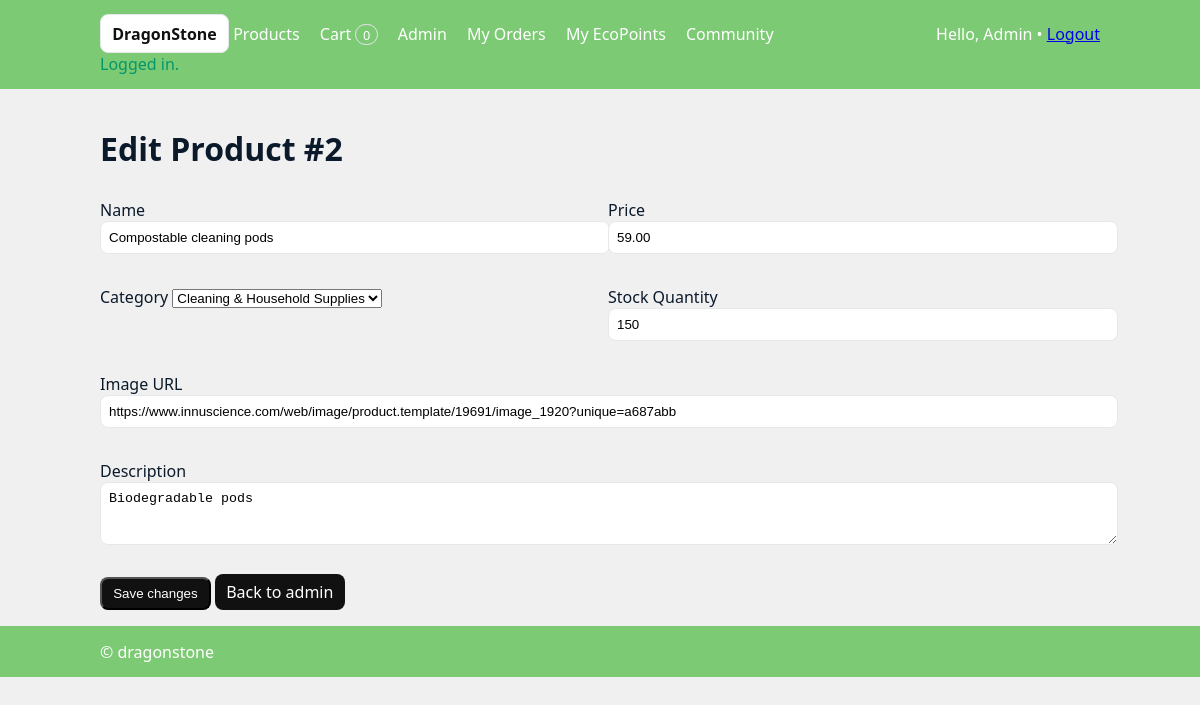
/admin-product-edit.php?id=2 (signed in), run on the app's committed database.
### tables this page shows
CREATE TABLE `products` (
  `id` int(11) NOT NULL,
  `category_id` int(11) DEFAULT NULL,
  `name` varchar(160) NOT NULL,
  `sku` varchar(64) DEFAULT NULL,
  `price` decimal(10,2) NOT NULL,
  `stock_qty` int(11) NOT NULL DEFAULT 0,
  `description` text DEFAULT NULL,
  `img` varchar(255) DEFAULT NULL,
  `status` enum('active','inactive') NOT NULL DEFAULT 'active',
  `created_at` timestamp NOT NULL DEFAULT current_timestamp(),
  `carbon_per_unit` decimal(10,2) DEFAULT NULL COMMENT 'Estimated g CO2e per unit'
);

CREATE TABLE `categories` (
  `id` int(11) NOT NULL,
  `name` varchar(120) NOT NULL,
  `slug` varchar(140) DEFAULT NULL,
  `parent_id` int(11) DEFAULT NULL,
  `created_at` timestamp NOT NULL DEFAULT current_timestamp()
);

### config.php (called while the page is built, shortened)
<?php
$BASE_PATH = '/DragonStone';
$USE_DB    = true;
function base_path($path=''){ global $BASE_PATH;
  return rtrim($BASE_PATH,'/').($path ? '/'.ltrim($path,'/') : '');
}
function url($path=''){ return base_path($path); }
require __DIR__.'/db.php';
require __DIR__.'/functions.php';

### functions.php (called while the page is built, shortened)
<?php
function e($s)
{
  return htmlspecialchars((string)$s, ENT_QUOTES, 'UTF-8');
}
function categories_all() {
  global $USE_DB, $mysqli;
  if ($USE_DB && $mysqli) {
    $res = mysqli_query($mysqli, "SELECT id, name, slug FROM categories ORDER BY name");
    if ($res) {
      $rows = [];
      while ($r = mysqli_fetch_assoc($res)) $rows[] = $r;
      if ($rows) return $rows;
    }
  }
  return [
    ['id'=>1,'name'=>'Cleaning & Household Supplies','slug'=>'cleaning-household'],
    ['id'=>2,'name'=>'Kitchen & Dining','slug'=>'kitchen-dining'],
    ['id'=>3,'name'=>'Home Décor & Living','slug'=>'home-decor-living'],
    ['id'=>4,'name'=>'Bathroom & Personal Care','slug'=>'bathroom-personal-care'],
    ['id'=>5,'name'=>'Lifestyle & Wellness','slug'=>'lifestyle-wellness'],
    ['id'=>6,'name'=>'Kids & Pets','slug'=>'kids-pets'],
    ['id'=>7,'name'=>'Outdoor & Garden','slug'=>'outdoor-garden'],
  ];
}
function product_get(int $id): ?array
{
    global $USE_DB, $mysqli;
    if ($USE_DB && $mysqli) {
        $sql = "SELECT id, category_id, name, price, img, description, stock_qty
                FROM products
                WHERE id = ?";
        $stmt = mysqli_prepare($mysqli, $sql);
        mysqli_stmt_bind_param($stmt, 'i', $id);
        mysqli_stmt_execute($stmt);
        $res = mysqli_stmt_get_result($stmt);
        $row = mysqli_fetch_assoc($res) ?: null;
        return $row ?: null;
    }
    return null;
}

### admin-product-edit.php (the view, shortened to what this page needs)
<?php
require __DIR__ . '/header.php';
$id = isset($_GET['id']) ? (int)$_GET['id'] : 0;
$errors = [];
$saved  = false;
if ($_SERVER['REQUEST_METHOD'] === 'POST') {
  $name        = trim($_POST['name'] ?? '');
  $price       = (float)($_POST['price'] ?? 0);
  $stock_qty   = (int)($_POST['stock_qty'] ?? 0);
  $category_id = (int)($_POST['category_id'] ?? 0);
  $img         = trim($_POST['img'] ?? '');
  $desc        = trim($_POST['desc'] ?? '');
  if ($name === '' || $price <= 0) {
    $errors[] = 'Name and positive price required.';
  }
  if (!$errors) {
    if (product_update($id, $name, $price, $img, $desc, $stock_qty, $category_id)) {
      $saved = true;
      $product = product_get($id);
    } else {
      $errors[] = 'Could not update product (DB error).';
    }
  }
  if (!$saved) {
    $product = [
      'id'          => $id,
      'name'        => $name,
      'price'       => $price,
      'img'         => $img,
      'description' => $desc,
      'stock_qty'   => $stock_qty,
      'category_id' => $category_id,
    ];
  }
} else {
  $product = product_get($id);
}
$cats = categories_all();
?>
<h1>Edit Product #<?= (int)$product['id'] ?></h1>
<form method="post" class="grid" style="grid-template-columns:1fr 1fr">
  <div class="field">
    <label>Name</label>
    <input name="name" value="<?= e($product['name']) ?>" required>
  </div>
  <div class="field">
    <label>Price</label>
    <input name="price" type="number" step="0.01"
           value="<?= e($product['price']) ?>" required>
  </div>
  <div class="field">
    <label>Category</label>
    <select name="category_id" required>
      <?php foreach ($cats as $c): ?>
        <option value="<?= (int)$c['id'] ?>"
          <?= ((int)$c['id'] === (int)$product['category_id']) ? 'selected' : '' ?>>
          <?= e($c['name']) ?>
        </option>
      <?php endforeach; ?>
    </select>
  </div>
  <div class="field">
    <label>Stock Quantity</label>
    <input name="stock_qty" type="number" step="1" min="0"
           value="<?= e($product['stock_qty']) ?>" required>
  </div>
  <div class="field" style="grid-column:1/-1">
    <label>Image URL</label>
    <input name="img" value="<?= e($product['img']) ?>">
  </div>
  <div class="field" style="grid-column:1/-1">
    <label>Description</label>
    <textarea name="desc" rows="3"><?= e($product['description']) ?></textarea>
  </div>
  <div style="grid-column:1/-1">
    <button class="btn">Save changes</button>
    <a class="btn" href="<?= url('admin.php') ?>">Back to admin</a>
  </div>
</form>
<?php require __DIR__ . '/footer.php'; ?>

### header.php (style rules this page uses)
:root { --brand:#0ea5e9;--ink:#0b1a2b;--muted:#f6f8fb;--border:#e5e7eb; }
body { margin:0;font-family:system-ui,Segoe UI,Roboto,Arial,sans-serif;color:var(--ink) }
.grid { display:grid;gap:1rem }
.btn { display:inline-block;background:#111;color:#fff;border-radius:8px;padding:.45rem .7rem;text-decoration:none }
input,textarea { padding:.5rem;border:1px solid var(--border);border-radius:8px;width:100% }
.field { margin:.5rem 0 }
body { background-image: url('https://t4.ftcdn.net/jpg/05/67/48/63/360_F_567486394_PxcgLM8vtZqyH71fpkcpeKLDZfsbTyHO.jpg'); background-size: cover; background-attachment: fixed; background-position: center; background-repeat: no-repeat; background-color: #f0f0f0; }

### data on the page
products: id "2", name "Compostable cleaning pods", price "59.00", category_id "Cleaning & Household Supplies", stock_qty "150", img "https://www.innuscience.com/web/image/product.template/19691/image_1920?unique=a687abb", desc "Biodegradable pods"

### other printed values
array_sum(cart_get() ?: []) "0"
$u['name'] "Admin"
$m "Logged in."
